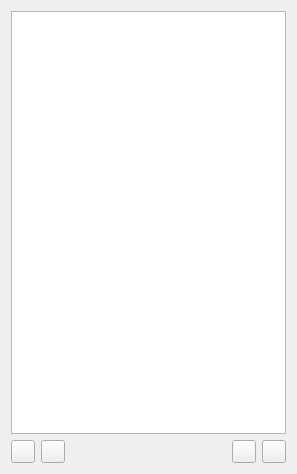
<?xml version="1.0" encoding="UTF-8"?>
<ui version="4.0">
 <class>PagePickerWidget</class>
 <widget class="QWidget" name="PagePickerWidget">
  <property name="geometry">
   <rect>
    <x>0</x>
    <y>0</y>
    <width>297</width>
    <height>474</height>
   </rect>
  </property>
  <property name="windowTitle">
   <string>Form</string>
  </property>
  <layout class="QVBoxLayout" name="verticalLayout">
   <item>
    <widget class="QListWidget" name="listWidget"/>
   </item>
   <item>
    <layout class="QHBoxLayout" name="horizontalLayout">
     <item>
      <widget class="QToolButton" name="reloadButton">
       <property name="text">
        <string/>
       </property>
       <property name="icon">
        <iconset resource="../resources/icons/icons.qrc">
         <normaloff>:/icons8_synchronize_32px.png</normaloff>:/icons8_synchronize_32px.png</iconset>
       </property>
      </widget>
     </item>
     <item>
      <widget class="QToolButton" name="addPageButton">
       <property name="text">
        <string/>
       </property>
       <property name="icon">
        <iconset resource="../resources/icons/icons.qrc">
         <normaloff>:/icons8_plus_math_32px_1.png</normaloff>:/icons8_plus_math_32px_1.png</iconset>
       </property>
      </widget>
     </item>
     <item>
      <spacer name="horizontalSpacer">
       <property name="orientation">
        <enum>Qt::Horizontal</enum>
       </property>
       <property name="sizeHint" stdset="0">
        <size>
         <width>40</width>
         <height>20</height>
        </size>
       </property>
      </spacer>
     </item>
     <item>
      <widget class="QToolButton" name="editButton">
       <property name="text">
        <string/>
       </property>
       <property name="icon">
        <iconset resource="../resources/icons/icons.qrc">
         <normaloff>:/icons8_edit_32px_1.png</normaloff>:/icons8_edit_32px_1.png</iconset>
       </property>
      </widget>
     </item>
     <item>
      <widget class="QToolButton" name="savePageButton">
       <property name="text">
        <string/>
       </property>
       <property name="icon">
        <iconset resource="../resources/icons/icons.qrc">
         <normaloff>:/icons8_save_32px.png</normaloff>:/icons8_save_32px.png</iconset>
       </property>
      </widget>
     </item>
    </layout>
   </item>
  </layout>
 </widget>
 <resources>
  <include location="../resources/icons/icons.qrc"/>
 </resources>
 <connections/>
</ui>
